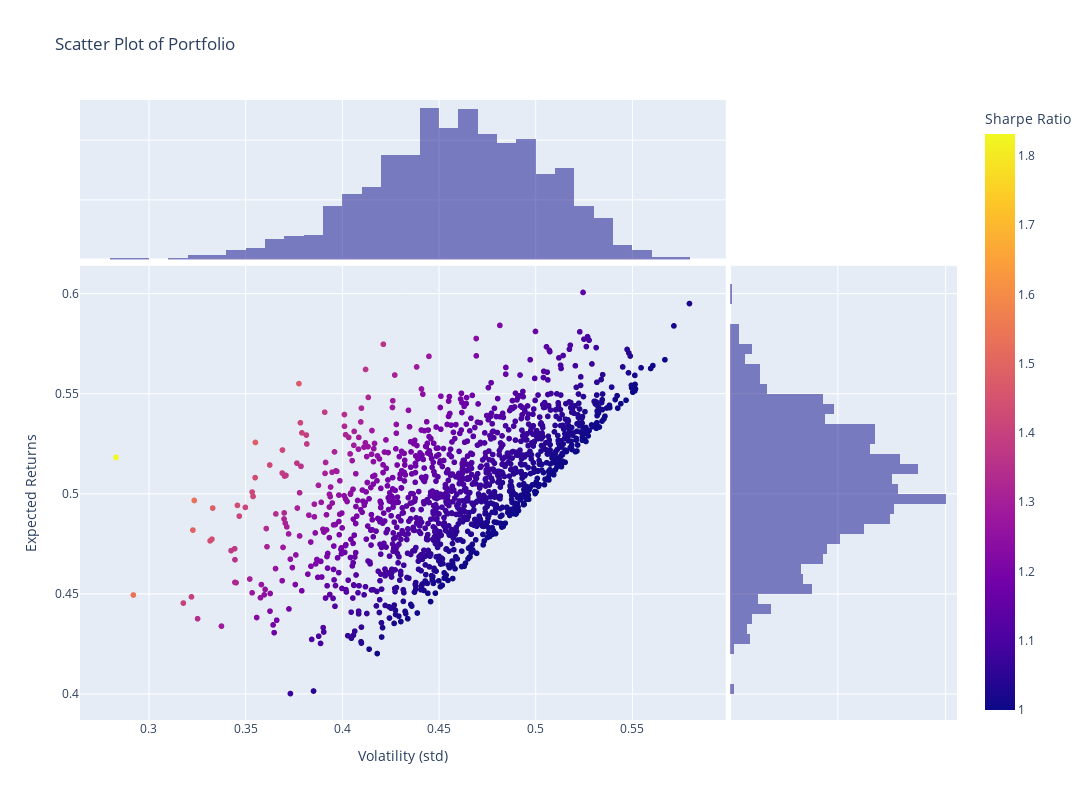

Notebook code for this chart:
### Code cell
fig = px.scatter(
    data_frame=benchmark[benchmark["Sharpe"] > 1],
    x='Volatility',
    y='Revenue',
    color='Sharpe',
    title='Scatter Plot of Portfolio',
    labels={'Volatility': 'Volatility (std)', 'Revenue': 'Expected Returns', 'Sharpe': 'Sharpe Ratio'},
    marginal_x='histogram',
    marginal_y='histogram', 
)

fig.update_layout(
    width=1200,  
    height=800,  
)

fig

### Figure 1 — Plotly figure (JSON) as saved in the notebook; plotly's stock layout.template omitted (floating-point values rounded to 4 significant figures; data arrays with more than 128 entries replaced by an {"elided": "..."} marker saying what was removed)
{"data": [{"hovertemplate": "Volatility (std)=%{x}<br>Expected Returns=%{y}<br>Sharpe Ratio=%{marker.color}<extra></extra>", "legendgroup": "", "marker": {"color": {"elided": "1344 float values"}, "coloraxis": "coloraxis", "symbol": "circle"}, "mode": "markers", "name": "", "showlegend": false, "type": "scattergl", "x": {"elided": "1344 float values"}, "xaxis": "x", "y": {"elided": "1344 float values"}, "yaxis": "y"}, {"alignmentgroup": "True", "bingroup": "x", "hovertemplate": "Volatility (std)=%{x}<br>count=%{y}<extra></extra>", "legendgroup": "", "marker": {"color": "#0d0887"}, "name": "", "offsetgroup": "", "opacity": 0.5, "showlegend": false, "type": "histogram", "x": {"elided": "1344 float values"}, "xaxis": "x3", "yaxis": "y3"}, {"alignmentgroup": "True", "bingroup": "y", "hovertemplate": "Expected Returns=%{y}<br>count=%{x}<extra></extra>", "legendgroup": "", "marker": {"color": "#0d0887"}, "name": "", "offsetgroup": "", "opacity": 0.5, "showlegend": false, "type": "histogram", "xaxis": "x2", "y": {"elided": "1344 float values"}, "yaxis": "y2"}], "layout": {"barmode": "overlay", "coloraxis": {"colorbar": {"title": {"text": "Sharpe Ratio"}}, "colorscale": [[0, "#0d0887"], [0.1111, "#46039f"], [0.2222, "#7201a8"], [0.3333, "#9c179e"], [0.4444, "#bd3786"], [0.5556, "#d8576b"], [0.6667, "#ed7953"], [0.7778, "#fb9f3a"], [0.8889, "#fdca26"], [1, "#f0f921"]]}, "height": 800, "legend": {"tracegroupgap": 0}, "title": {"text": "Scatter Plot of Portfolio"}, "width": 1200, "xaxis": {"anchor": "y", "domain": [0, 0.7363], "title": {"text": "Volatility (std)"}}, "xaxis2": {"anchor": "y2", "domain": [0.7413, 1], "matches": "x2", "showgrid": true, "showline": false, "showticklabels": false, "ticks": ""}, "xaxis3": {"anchor": "y3", "domain": [0, 0.7363], "matches": "x", "showgrid": true, "showticklabels": false}, "xaxis4": {"anchor": "y4", "domain": [0.7413, 1], "matches": "x2", "showgrid": true, "showline": false, "showticklabels": false, "ticks": ""}, "yaxis": {"anchor": "x", "domain": [0, 0.7326], "title": {"text": "Expected Returns"}}, "yaxis2": {"anchor": "x2", "domain": [0, 0.7326], "matches": "y", "showgrid": true, "showticklabels": false}, "yaxis3": {"anchor": "x3", "domain": [0.7426, 1], "matches": "y3", "showgrid": true, "showline": false, "showticklabels": false, "ticks": ""}, "yaxis4": {"anchor": "x4", "domain": [0.7426, 1], "matches": "y3", "showgrid": true, "showline": false, "showticklabels": false, "ticks": ""}}}
